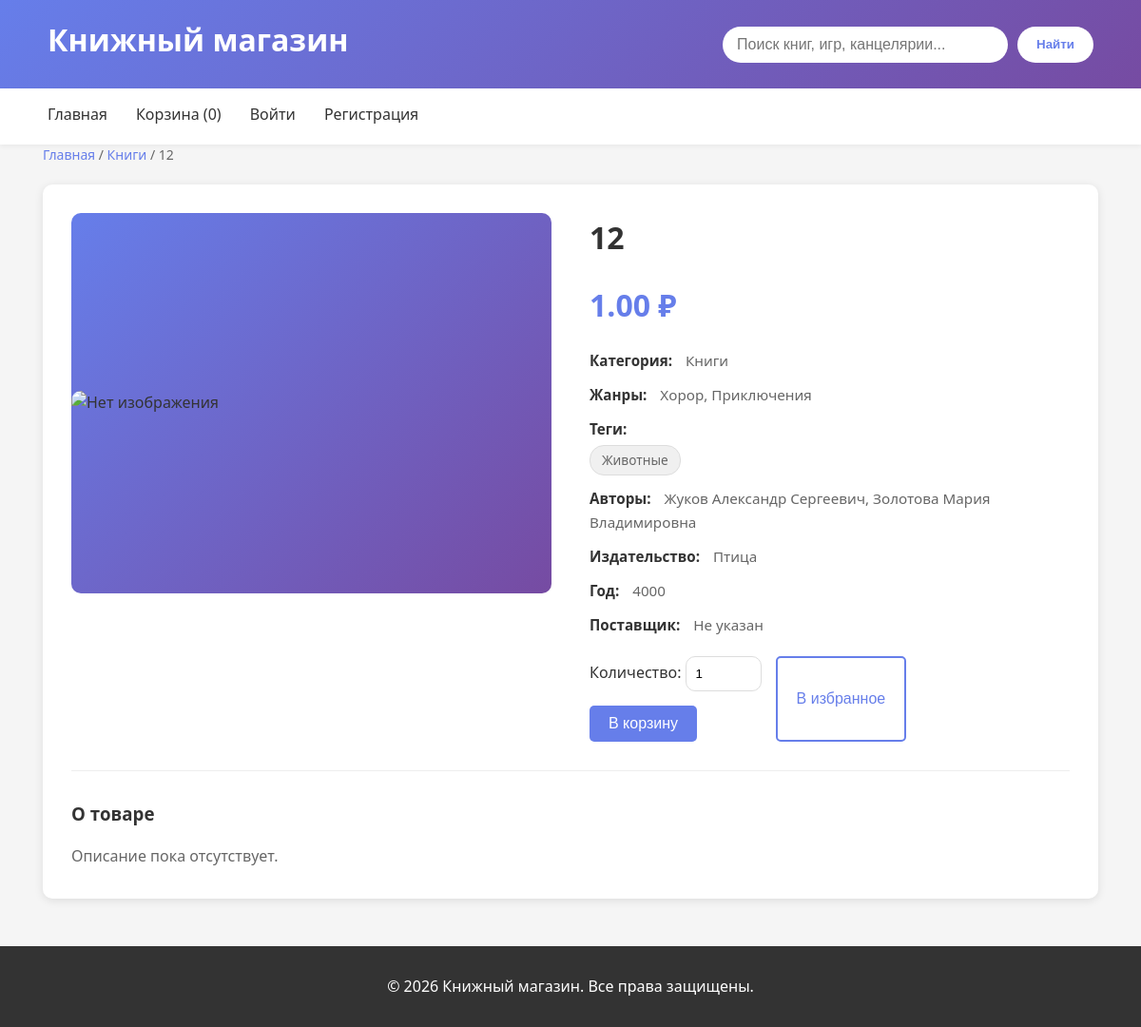
The app's page /5/czxc-1/ with its own data.
### shop/models.py (models this page shows, shortened)
class Product(models.Model):
    name = models.CharField(max_length=255, verbose_name="Название")
    slug = models.SlugField(max_length=200, unique=True, blank=True)
    description = models.TextField(blank=True, verbose_name="Описание")
    category = models.ForeignKey(
        Category,
        on_delete=models.PROTECT,blank=False, null=False,
        related_name='products',
        verbose_name="Категория"
    )
    available = models.BooleanField(default=True, verbose_name="Доступен для продажи")
    created = models.DateTimeField(auto_now_add=True)
    updated = models.DateTimeField(auto_now=True)
    class Meta:
        verbose_name = "Товар"
        verbose_name_plural = "Товары"
        ordering = ['name']
    def get_price_value(self):
        price = self.prices.first()
        return price.value if price else None
    @property
    def price(self):
        return self.get_price_value()
    def get_main_image(self):
        return self.images.filter(is_main=True).first()

class Category(models.Model):
    name = models.CharField(max_length=255, verbose_name="Категория")
    slug = models.SlugField(max_length=200, unique=True, blank=True) # slug — это URL-версия названия.name	slug
    class Meta:
        verbose_name = "Категория"
        verbose_name_plural = "Категории"
        ordering = ['name']
    def get_absolute_url(self):
        return reverse('shop:product_list_by_category', args=[self.slug])

class Price(models.Model):
    product = models.ForeignKey(
        'Product',
        on_delete=models.CASCADE,
        related_name='prices',
        verbose_name='Товар'
    )
    value = models.DecimalField(
        max_digits=10,
        decimal_places=2,
        validators=[MinValueValidator(Decimal('0.00'))],
        verbose_name='Цена'
    )
    created = models.DateTimeField(
        auto_now_add=True,
        verbose_name='Дата создания'
    )
    class Meta:
        ordering = ['-created']

class Genre(models.Model):
    name = models.CharField(max_length=100, verbose_name="Жанр")
    class Meta:
        verbose_name = "Жанр"
        verbose_name_plural = "Жанры"

class Tag(models.Model):
    name = models.CharField(max_length=100, verbose_name="Тег", unique=True)
    class Meta:
        verbose_name = "Тег"
        verbose_name_plural = "Теги"

class Author(models.Model):
    last_name = models.CharField(max_length=100, verbose_name="Фамилия")
    first_name = models.CharField(max_length=100, verbose_name="Имя")
    middle_name = models.CharField(max_length=100, blank=True, null=True, verbose_name="Отчество")
    class Meta:
        verbose_name = "Автор"
        verbose_name_plural = "Авторы"
        ordering = ['last_name', 'first_name']
    def __str__(self):
        if self.middle_name:
            return f"{self.last_name} {self.first_name} {self.middle_name}"
        return f"{self.last_name} {self.first_name}"

class Book(models.Model):
    product = models.OneToOneField(
        Product,
        on_delete=models.CASCADE,
        related_name='book',
        verbose_name="Товар"
    )
    authors = models.ManyToManyField(Author, blank=False, verbose_name="Авторы")
    genres = models.ManyToManyField(Genre, blank=True, verbose_name="Жанры")
    tags = models.ManyToManyField(Tag, blank=True, verbose_name="Теги")
    publisher = models.ForeignKey(Supplier, on_delete=models.CASCADE, verbose_name="Издательство")
    year = models.PositiveIntegerField(
        validators=[
            MinValueValidator(0),
            MaxValueValidator(now().year)
        ],
        verbose_name="Год издания"
    )
    pages = models.PositiveIntegerField(
        blank=True,
        null=True,
        validators=[MinValueValidator(1)],
        verbose_name="Страниц"
    )
    class Meta:
        verbose_name = "Книга"
        verbose_name_plural = "Книги"

class Supplier(models.Model):
    name = models.CharField(max_length=255, verbose_name="Название")
    phone = models.CharField(max_length=20, verbose_name="Телефон")
    email = models.EmailField(blank=True, null=True, verbose_name="Email")
    class Meta:
        verbose_name = "Поставщик"
        verbose_name_plural = "Поставщики"

### shop/views.py (the view)
# urls.py: path('<int:id>/<slug:slug>/', views.product_detail, name='product_detail'),
def product_detail(request, id, slug):
    product = get_object_or_404(
        Product,
        id=id,
        slug=slug,
        available=True
    )
    board_game = getattr(product, 'board_game', None)
    stationery = getattr(product, 'stationery', None)
    book = getattr(product, 'book', None)
    context = {
        'product': product,
        'book': book,
        'board_game': board_game,
        'stationery': stationery,
    }
    return render(
        request,
        'shop/product/detail.html',
        context
    )

### cart/context_processors.py (called while the page is built)
def cart(request):
    if request.user.is_authenticated:
        buyer = getattr(request.user, 'buyer', None)
        if buyer:
            count = Cart.objects.filter(
                buyer=buyer
            ).aggregate(
                total=Sum('quantity')
            )['total'] or 0
        else:
            count = 0
    else:
        count = 0
    return {
        'cart_item_count': count
    }

### shop/templates/shop/product/detail.html (shortened to what this page needs)
{% extends 'shop/base.html' %}
{% load static %}
{% block content %}
<div class="breadcrumbs">
    <a href="{% url 'shop:product_list' %}">
        Главная
    </a>
    /
    <a href="{{ product.category.get_absolute_url }}">
        {{ product.category.name }}
    </a>
    /
    {{ product.name }}
</div>
<div class="product-detail">
    <div class="product-detail-header">
        <div class="product-gallery">
            <div class="product-detail-image">
                {% with main_image=product.get_main_image %}
                    {% if main_image %}
                        <img
                            src="{{ main_image.image.url }}"
                            alt="{{ product.name }}"
                            id="main-product-image"
                        >
                    {% else %}
                        <img
                            src="{% static 'shop/img/no-image.png' %}"
                            alt="Нет изображения"
                            id="main-product-image"
                        >
                    {% endif %}
                {% endwith %}
            </div>
        </div>
        <div class="product-detail-info">
            <h1>{{ product.name }}</h1>
            <div class="product-price-large">
                {{ product.price }} ₽
            </div>
            <div class="product-meta">
                <div class="product-meta-item">
                    <span class="product-meta-label">
                        Категория:
                    </span>
                    {{ product.category.name }}
                </div>
                {% if book %}
                    {% if book.genres.all %}
                    <div class="product-meta-item">
                        <span class="product-meta-label">
                            Жанры:
                        </span>
                        {% for genre in book.genres.all %}
                            {{ genre.name }}{% if not forloop.last %}, {% endif %}
                        {% endfor %}
                    </div>
                    {% endif %}
                    {% if book.tags.all %}
                    <div class="product-meta-item">
                        <span class="product-meta-label">
                            Теги:
                        </span>
                        <div class="tags">
                            {% for tag in book.tags.all %}
                                <span class="tag">
                                    {{ tag.name }}
                                </span>
                            {% endfor %}
                        </div>
                    </div>
                    {% endif %}
                    <div class="product-meta-item">
                        <span class="product-meta-label">
                            Авторы:
                        </span>
                        {% for author in book.authors.all %}
                            {{ author }}{% if not forloop.last %}, {% endif %}
                        {% endfor %}
                    </div>
                    <div class="product-meta-item">
                        <span class="product-meta-label">
                            Издательство:
                        </span>
                        {{ book.publisher.name }}
                    </div>
                    <div class="product-meta-item">
                        <span class="product-meta-label">
                            Год:
                        </span>
                        {{ book.year }}
                    </div>
                {% endif %}
                {% if product.stationery %}
                    <div class="product-meta-item">
                        <span class="product-meta-label">
                            Поставщик:
                        </span>
                    {% if product.stationery.supplier %}
                        {{ product.stationery.supplier.name }}
                    {% else %}
                        <span>Не указан</span>
                    {% endif %}
                    </div>
                {% endif %}
            </div>
            <div class="detail-buttons">
                <form action="{% url 'cart:cart_add' product.id %}" method="post">
                    <div class="quantity-selector">
                        <label>
                            Количество:
                        </label>
                        <input
                            type="number"
                            name="quantity"
                            value="1"
                            min="1"
                            class="qty-input"
                        >
                    </div>
                    <button type="submit" class="btn">
                        В корзину
                    </button>
                </form>
                <button type="button" class="btn btn-outline">
                    В избранное
                </button>
            </div>
        </div>
    </div>
    <div class="product-description">
        <h3>О товаре</h3>
        {% if product.description %}
            <p>{{ product.description }}</p>
        {% else %}
            <p>Описание пока отсутствует.</p>
        {% endif %}
    </div>
</div>
{% endblock %}

### shop/static/shop/css/base.css (style rules this page uses)
* { margin: 0; padding: 0; box-sizing: border-box; }
body { font-family: 'Segoe UI', Tahoma, Geneva, Verdana, sans-serif; line-height: 1.6; color: #333; background-color: #f5f5f5; }
.breadcrumbs { margin-bottom: 20px; color: #666; font-size: 14px; }
.breadcrumbs a { color: #667eea; text-decoration: none; }
h1 { font-size: 2rem; margin-bottom: 10px; color: #333; }
.btn { display: inline-block; padding: 10px 20px; background-color: #667eea; color: white; text-decoration: none; border-radius: 5px; transition: background-color 0.3s; border: none; cursor: pointer; font-size: 1rem; }
.btn-outline { background-color: transparent; color: #667eea; border: 2px solid #667eea; }

### shop/static/shop/css/product.css (style rules this page uses)
.product-meta-item { font-size: 0.85rem; color: #666; margin-bottom: 5px; }
.product-meta-label { font-weight: 600; color: #555; }
.tags { display: flex; flex-wrap: wrap; gap: 6px; margin-top: 5px; }
.tag { display: inline-block; padding: 4px 10px; font-size: 13px; border-radius: 12px; background-color: #f1f3f5; color: #333; border: 1px solid #ddd; transition: all 0.2s ease; cursor: default; }

### shop/static/shop/css/cart.css (style rules this page uses)
.qty-input { width: 80px; padding: 10px; border-radius: 10px; border: 1px solid #ddd; margin-bottom: 15px; }

### shop/static/shop/css/detail.css (style rules this page uses)
.product-detail { background: white; border-radius: 10px; padding: 30px; box-shadow: 0 2px 10px rgba(0,0,0,0.1); }
.product-detail-header { display: grid; grid-template-columns: 1fr 1fr; gap: 40px; margin-bottom: 30px; }
.product-detail-image { height: 400px; background: linear-gradient(135deg, #667eea 0%, #764ba2 100%); border-radius: 10px; display: flex; align-items: center; justify-content: center; overflow: hidden; }
.product-detail-info h1 { font-size: 2rem; margin-bottom: 20px; color: #333; }
.product-meta { margin-bottom: 20px; }
.product-meta-item { margin-bottom: 12px; color: #666; font-size: 0.95rem; }
.product-meta-label { font-weight: 600; color: #333; margin-right: 10px; }
.tag { background: #f0f0f0; padding: 4px 12px; border-radius: 15px; font-size: 0.85rem; color: #666; }
.product-price-large { font-size: 2rem; font-weight: bold; color: #667eea; margin: 20px 0; }
.detail-buttons { display: flex; gap: 15px; margin-top: 20px; }
.product-description { margin-top: 30px; padding-top: 30px; border-top: 1px solid #eee; }
.product-description h3 { margin-bottom: 15px; color: #333; }
.product-description p { color: #666; line-height: 1.8; }
.product-gallery { display:flex; flex-direction:column; gap:15px; }
.product-detail-image img { width:100%; border-radius:10px; object-fit:cover; }

### records on screen
Product: category.name "Книги", name "12", price "1.00"
Genre: name "Хорор"
Genre: name "Приключения"
Tag: name "Животные"
Author: middle_name+last_name+first_name "Жуков Александр Сергеевич"
Author: middle_name+last_name+first_name "Золотова Мария Владимировна"
Book: publisher.name "Птица", year "4000"

### other values on screen
{{ cart_item_count }} "0"
